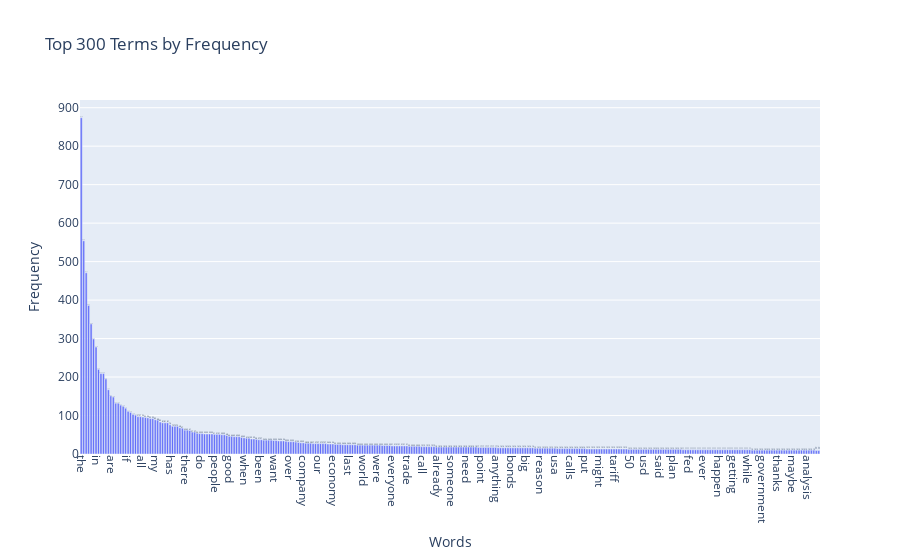

The notebook cell this image was saved under:
### Code cell
# Answer here
import plotly.express as px
import pandas as pd
import numpy as np

# 假設 term_frequencies 和 count_vect 已經定義

# 計算每個詞的頻率
word_frequencies = np.asarray(X_counts.sum(axis=0)).flatten()

# 根據頻率排序詞彙
sorted_indices = np.argsort(word_frequencies)[::-1]  # 逆向排序，從高到低
sorted_terms = count_vect.get_feature_names_out()[sorted_indices]
sorted_frequencies = word_frequencies[sorted_indices]

# 創建 DataFrame 來進行可視化
df_sorted = pd.DataFrame({
    'Term': sorted_terms[:300],  # 顯示前 300 個詞
    'Frequency': sorted_frequencies[:300]  # 對應的頻率
})

# 使用 Plotly 畫條形圖
fig = px.bar(df_sorted, 
             x='Term', 
             y='Frequency', 
             title='Top 300 Terms by Frequency', 
             labels={'Term': 'Words', 'Frequency': 'Frequency'},
             text='Frequency')  # 在條形上顯示頻率

# 調整 X 軸標籤的顯示角度
fig.update_xaxes(tickangle=90)

# 顯示圖表
fig.show()

### Figure 1 — Plotly figure (JSON) as saved in the notebook; plotly's stock layout.template omitted (floating-point values rounded to 4 significant figures; data arrays with more than 128 entries replaced by an {"elided": "..."} marker saying what was removed)
{"data": [{"hovertemplate": "Words=%{x}<br>Frequency=%{text}<extra></extra>", "legendgroup": "", "marker": {"color": "#636efa", "pattern": {"shape": ""}}, "name": "", "orientation": "v", "showlegend": false, "text": {"elided": "300 float values"}, "textposition": "auto", "type": "bar", "x": {"elided": "300 str values"}, "xaxis": "x", "y": {"elided": "300 int values"}, "yaxis": "y"}], "layout": {"barmode": "relative", "legend": {"tracegroupgap": 0}, "title": {"text": "Top 300 Terms by Frequency"}, "xaxis": {"anchor": "y", "domain": [0, 1], "tickangle": 90, "title": {"text": "Words"}}, "yaxis": {"anchor": "x", "domain": [0, 1], "title": {"text": "Frequency"}}}}
